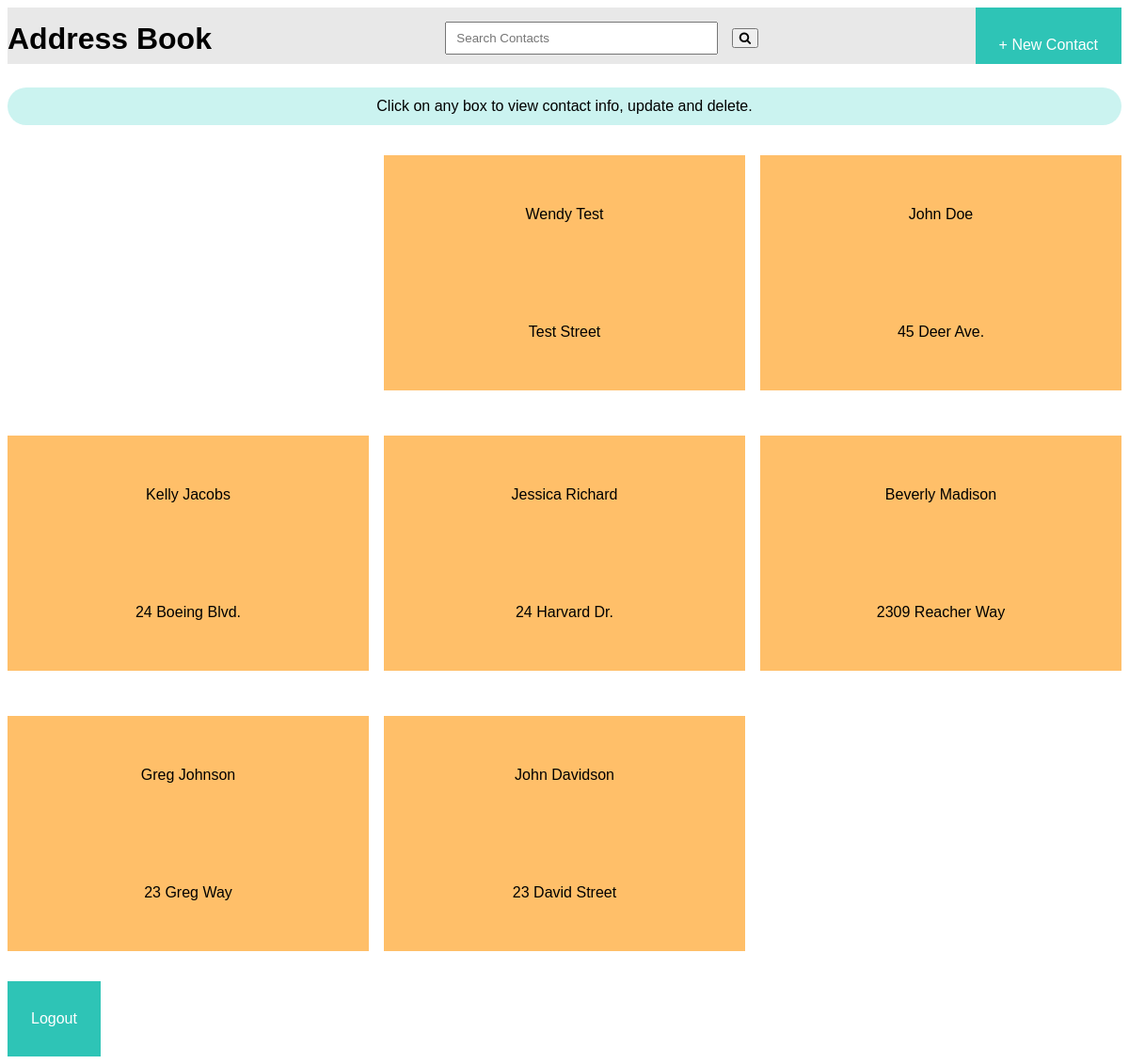
Before: / with the older database file.
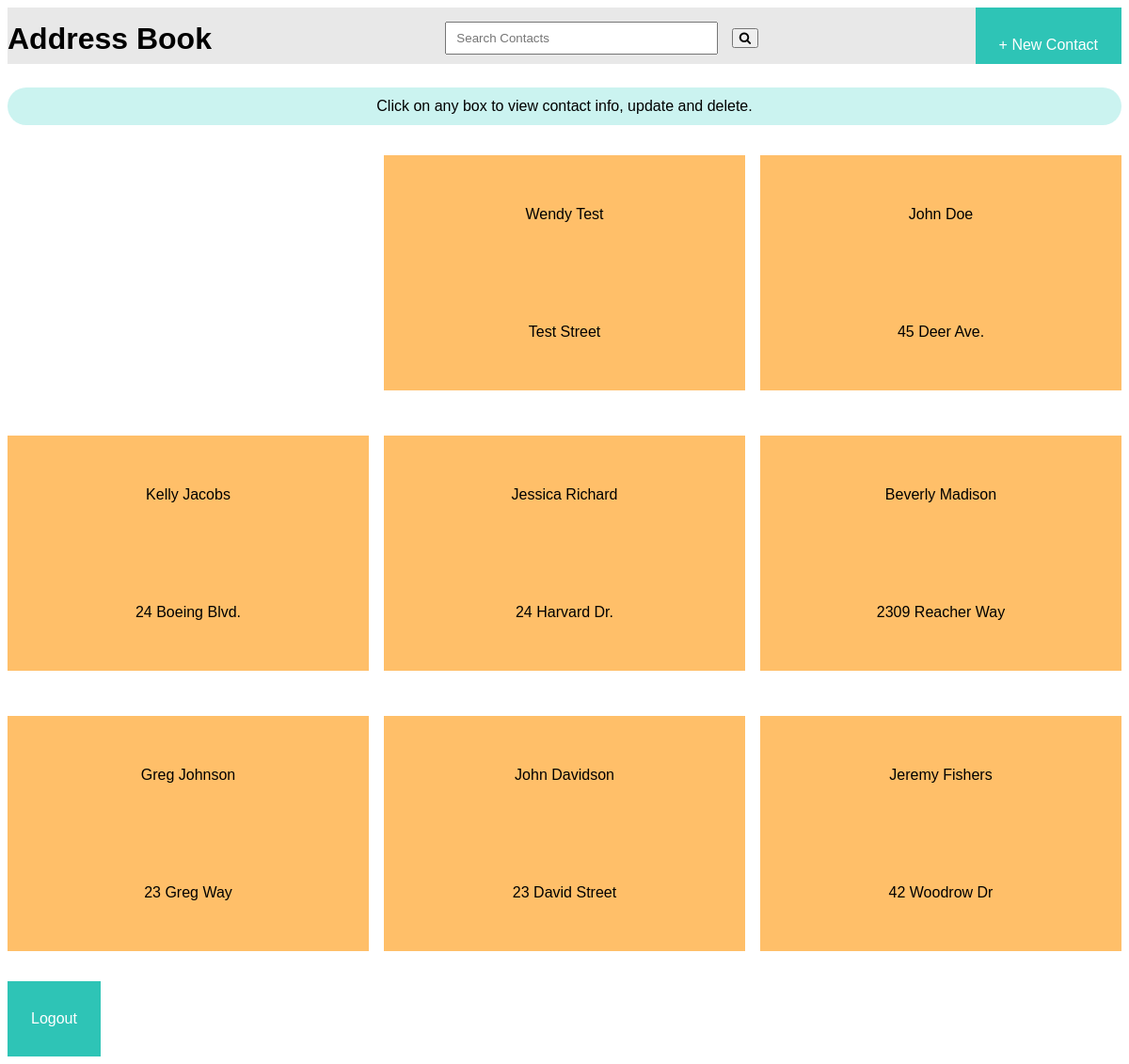
After: the same page with the newer database file.
### address/models.py (models this page shows, shortened)
class Contact(models.Model):
   firstName = models.CharField(max_length=500)
   lastName = models.CharField(max_length=500)
   phoneNumber = models.IntegerField(max_length=10)
   emailAddress = models.EmailField(max_length=500)
   streetAddress = models.CharField(max_length=150)

### address/views.py (the view)
# urls.py: path('', views.index, name='index'),
def index(request):
   contacts = Contact.objects.all()
   searchQuery = request.GET.get('search-area')
   if searchQuery:
      contacts = Contact.objects.filter(firstName__icontains=searchQuery)
   elif searchQuery:
      contacts = Contact.objects.filter(lastName_icontains=searchQuery)
   else:
      contacts = Contact.objects.all()
      searchQuery = ''
      html = 'No contacts found!'
   return render(request, 'index.html', {'contacts':contacts, 'searchQuery': searchQuery})

### templates/index.html (shortened to what this page needs)
<!DOCTYPE html>
{% load static %}
<html>
   <head>
      <link rel="stylesheet" href="{% static 'style.css' %}">
   </head>
   <body>
      <div class ="topHeader">
         <h1> Address Book </h1>
         <link rel="stylesheet" href="https://cdnjs.cloudflare.com/ajax/libs/font-awesome/4.7.0/css/font-awesome.min.css">
         <form action="/" method="GET" class="search">
            <input type="search-name" placeholder="Search Contacts" name="search-area" value="{{searchQuery}}" class = "searchBar">
            <button type="submit"><i class="fa fa-search"></i></button>
         </form>
         <a href="{% url 'add-contact' %}" class="button"> + New Contact </a>
      </div>
      <div class = "message"> Click on any box to view contact info, update and delete. </div>
      <div class = "allContacts">
         <ul class = "address-book">
            <div class = "contactContainer">
            {% for contact in contacts %}
               <a href="{% url 'profile' contact.id %}" style="text-decoration: none;">
               <li>
                  <p class="contactBox">{{ contact.firstName | title }} {{ contact.lastName | title }}
                  <br>
                  {{ contact.streetAddress}} </p>
            {% empty %}
				<h3 style="color:black; text-align:center;"> No contacts, click button "Add Contact" to add! </h3>
            {% endfor %}
         </ul>
      </div>
      <div>
         <a href="{% url 'logout' %}" class="button" id = "logoutButton"> Logout </a>
      </div>
   </body>
</html>

Changed rows visible on the page:
added Contact: firstName "Jeremy", lastName "Fishers", streetAddress "42 Woodrow Dr"
